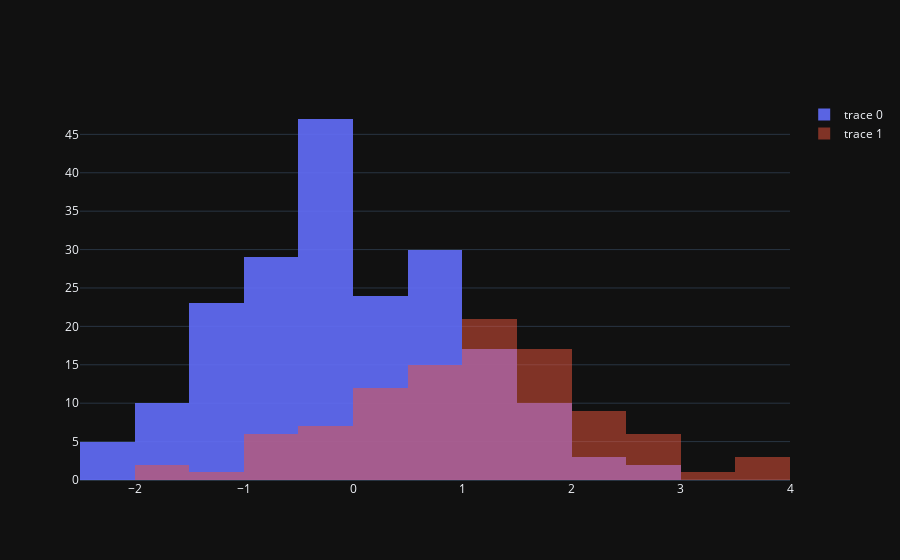

Notebook code cell kept with this figure:
### Code cell
trace0 = go.Histogram(
    x=random_numbers,
    opacity=0.9
)

trace1 = go.Histogram(
    x=more_random_numbers,
    opacity=0.5
)
data = [trace0, trace1]

layout = go.Layout(
    barmode='overlay'
)
fig = go.Figure(data=data, layout=layout)
offline.iplot(fig)

### Figure 1 — Plotly figure (JSON) as saved in the notebook; plotly's stock layout.template omitted (floating-point values rounded to 4 significant figures; data arrays with more than 128 entries replaced by an {"elided": "..."} marker saying what was removed)
{"data": [{"opacity": 0.9, "x": {"elided": "200 float values"}, "type": "histogram"}, {"opacity": 0.5, "x": [1.062, 3.26, 1.423, 3.835, 0.483, 1.708, 0.7348, -0.09541, 0.6169, 1.237, 1.5, 2.201, 0.7535, -1.123, 1.972, -1.575, 0.8697, 1.047, 1.65, 1.399, 3.655, -0.08041, 1.702, -0.5146, -0.5546, 1.534, -0.2601, -0.775, 2.148, 0.5582, -0.009936, 1.177, 2.502, 2.134, -0.03053, 1.623, 1.082, -0.8688, 1.228, 0.4825, 1.112, 1.876, -0.886, 1.416, 2.632, 1.497, -1.613, 1.576, 0.246, 1.234, 1.849, 2.135, 1.943, 0.4459, 3.592, 1.187, 1.357, 1.74, 0.009972, 0.7862, 1.194, 0.2412, 0.77, 0.4224, 2.603, 2.434, 1.491, 0.3635, 1.226, -0.4246, 2.528, 1.418, 1.346, 0.6524, 2.058, 2.733, 0.5646, 0.7595, 0.6089, 0.4477, 0.07637, 1.923, 0.6934, 1.754, 0.2793, -0.1833, 1.749, -0.5016, 0.6284, 1.304, 2.289, 1.564, 2.756, 2.076, 0.608, 2.362, 1.003, 0.7706, 1.605, 0.3393], "type": "histogram"}], "layout": {"barmode": "overlay"}}
